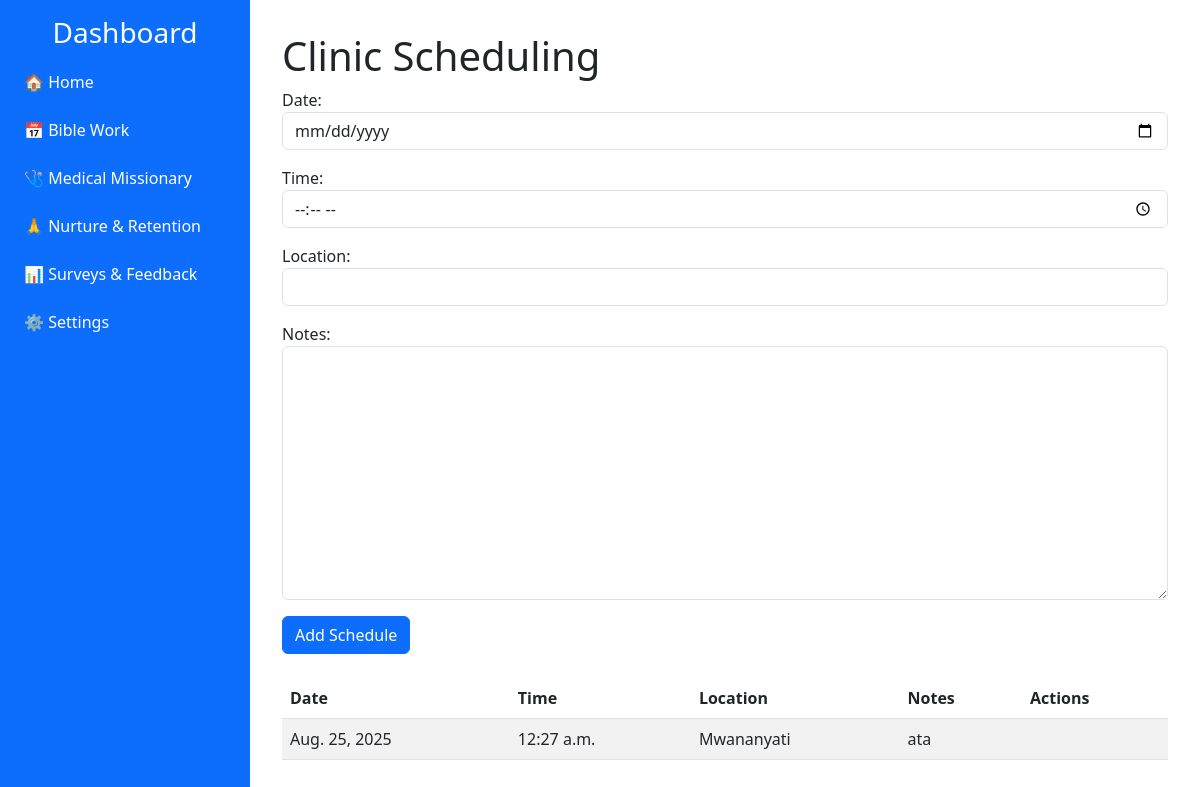
The page /clinic_schedule/ on the database its author committed.
### medicalmissionary/models.py (models this page shows, shortened)
class ClinicSchedule(models.Model):
    date = models.DateField()
    time = models.TimeField()
    location = models.CharField(max_length=255)
    notes = models.TextField(blank=True)

### medicalmissionary/views.py (the view)
# urls.py: path('clinic_schedule/', views.clinic_schedule_list, name='clinic_schedule_list'),
def clinic_schedule_list(request):
    schedules = ClinicSchedule.objects.all().order_by('date', 'time')
    if request.method == 'POST':
        form = ClinicScheduleForm(request.POST)
        if form.is_valid():
            form.save()
            return redirect('clinic_schedule_list')
    else:
        form = ClinicScheduleForm()
    return render(request, 'medical_missionary/clinic_schedule.html', {'schedules': schedules, 'form': form})

### medicalmissionary/forms.py
class ClinicScheduleForm(forms.ModelForm):
    class Meta:
        model = ClinicSchedule
        fields = ['date', 'time', 'location', 'notes']
        widgets = {
            'date': forms.DateInput(attrs={'type': 'date'}),
            'time': forms.TimeInput(attrs={'type': 'time'}),
        }
    def __init__(self, *args, **kwargs):
        super().__init__(*args, **kwargs)
        for field in self.visible_fields():
            field.field.widget.attrs['class'] = 'form-control'

### medicalmissionary/templates/medical_missionary/clinic_schedule.html (shortened to what this page needs)
{% extends "medical_missionary/base.html" %}
{% block content %}
<h1>Clinic Scheduling</h1>
<form method="post" class="mb-4">
  {{ form.as_p }}
  <button type="submit" class="btn btn-primary">Add Schedule</button>
</form>
<table class="table table-striped">
<thead>
  <tr><th>Date</th><th>Time</th><th>Location</th><th>Notes</th><th>Actions</th></tr>
</thead>
<tbody>
  {% for schedule in schedules %}
  <tr>
    <td>{{ schedule.date }}</td>
    <td>{{ schedule.time }}</td>
    <td>{{ schedule.location }}</td>
    <td>{{ schedule.notes }}</td>
    <td></td>
  </tr>
  {% empty %}
  <tr><td colspan="5" class="text-center">No clinic sessions scheduled.</td></tr>
  {% endfor %}
</tbody>
</table>
{% endblock %}

### base/templates/base.html (style rules this page uses)
body { min-height: 100vh; display: flex; flex-direction: row; }

### rows shown on the page
ClinicSchedule: date "Aug. 25, 2025", time "12:27 a.m.", location "Mwananyati", notes "ata"
